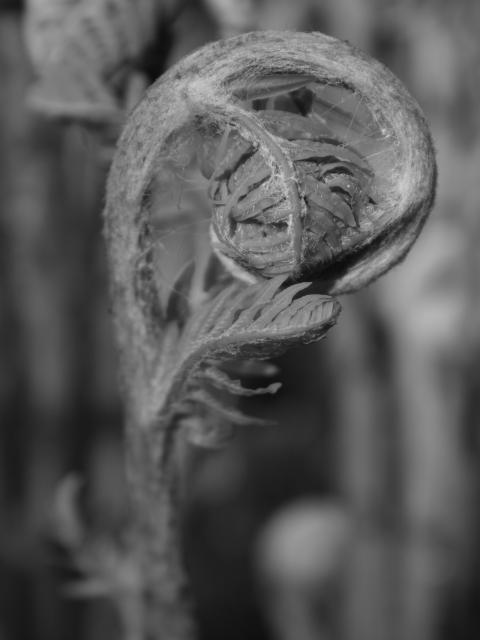
#> input picture Project/Microsoft-Database/gray-imgs/106_0608.png, 480 x 640 px; its folder holds only this picture in this run
$ python JPEG_BW_compression.py
#> lines starting #> are read from the running program, lines starting #| are printed output that depends on the picture
### Project/sol/22B0910_22B1036_22B1839/Basic-implementation/utils.py

from sympy import Matrix


class huffman_node(object):
    def __init__(self, prob = 0,right=None, left = None, name = "parent"):
        self.prob = prob
        self.right = right
        self.left = left
        self.name = name


    # operator overloading in order to be able to compare nodes when sorting them

    def __lt__(self, node):
        return self.prob < node.prob

    def __gt__(self, node):
        return self.prob > node.prob

    def __le__(self, node):
        return self.prob <= node.prob

    def __ge__(self, node):
        return self.prob >= node.prob

    # traversing the tree to get the appropriate code table
    # the method returns nothing, so we need to pass code_table by reference
    def traverse(self, code_table,code=""):
        if self.right is None: # has no children
            code_table[self.name] = code
        else: # there are children
            self.right.traverse(code_table,code + "0")
            self.left.traverse( code_table,code+"1")

    # override the __str__() and __repr__() methods for proper string representation

    # [4 lines left out: function __str__, not called in this run]

    def __repr__(self):
        return str(self)

    # Dsiplaying the tree: the code to display the tree is from
    # https://stackoverflow.com/questions/34012886/print-binary-tree-level-by-level-in-python/34014370

    # [28 lines left out: functions display, _display_aux, not called in this run]


def extract_probs(array):
    '''
    Returns a dictionary of symbols to their probabilities as they are in the text file
    The probability of each symbol = number of symbol occurence / total symbols occurences

    Arguments:
    array: the array of symbols to be encoded

    Returns:
    symbols_dict: A dictionary where the keys are the symbols, and the symbol probability
               is the value
    '''

    # initiate the symbols dictionary
    symbols_dict = {}

    # First we set the value associated to each symbol as the number of occurences
    # in the text file
    for symbol in array:
        symbols_dict[symbol] = symbols_dict.get(symbol, 0) + 1

    # Then we get the total length of the text file
    total_length = len(array)

    # The probability is then the number of occurences of each symbol divided by
    # the total length of the text file
    for symbol in symbols_dict:
        symbols_dict[symbol] /= total_length

    return symbols_dict


def generate_huffman_tree(sorted_nodes, node_disp = False):
    '''
    returns the huffman tree of a list of symbol nodes recursively
    The function receives a list of sorted nodes, and merges the smallest 2 nodes, adding their probability
    Then the function recursively calls itself using the merged node instead of the smaller nodes

    Arguments
    sorted_nodes: a list of sorted nodes ascendingly, based on the probability of the associated symbol
    node_disp: a flag whether or not to print each new combined node

    Returns
    the last remaining node, which is the huffman tree
    '''
    if(len(sorted_nodes) == 1):
        # this means we have only one node, which is the parent node of the huffman tree
        return sorted_nodes[0]
    else:
        sorted_nodes = sorted(sorted_nodes)

        # the 2 smallest probabilities
        smallest, second_smallest = sorted_nodes[0], sorted_nodes[1]

        # merge them into a single node
        new_node = huffman_node(prob = smallest.prob+second_smallest.prob, name = "({}, {})".format(second_smallest.name, smallest.name))
        new_node.left = second_smallest
        new_node.right = smallest

        #show the merged node
        if node_disp:
            print("new_node")#
            new_node.display()
            print("\n \n==============================================================")

        # the new array: remove the smallest 2 symbols and add the merged node
        new_array = sorted_nodes[2:]
        new_array.append(new_node)
        return generate_huffman_tree(new_array)


def get_encoded_string(array,dic):
    '''Returns the bit representation of the encoded symbols using haufmann tree

    Arguments:
    array: the array of symbols we want to encode
    dic: The haufmann dictionary which maps each symbol into its corresponding hauffman code

    Returns:
    out: the bit representation of the file using hauffman code
    '''

    out="" #initialize the output string

    # append the coded symbols
    for symbol in array:
        out+=dic[symbol]
    return out


def encode_huffman(array):
    '''Performs huffman encoding on the txt_file

    Arguments:
    array: array of symbols to be encoded

    Returns:
    encoded_string: The bit representation of huffman code
    huffman_tree: The tree used in the encoding, and will be used for decoding
    '''
    symbols_dict = extract_probs(array)

    #generate node array
    nodes = [huffman_node(prob = symbols_dict[symbol], name = symbol) for symbol in symbols_dict]

    #generate the huffman tree and the huffman dict
    huffman_tree = generate_huffman_tree(nodes)
    huffman_dict = {}
    huffman_tree.traverse(code_table = huffman_dict)

    #return the encoded string based on the huffman dict, the huffman tree, the huffman dict (symbol => new bits)
    # and the symbols dict (Symbol => probablility)
    return get_encoded_string(array, huffman_dict), huffman_tree, huffman_dict, symbols_dict


def decode_huffman(encoded, huffman_tree):
    '''
    returns the decoded stream of symbols
    The function receives a bit stream of the encoded sequnce along with its encoding huffman tree then iterating on the stream of bits one by one while
    traversing the huffman tree with each bit. If a leave is reached take its name and put it in the decoded sequence then go back to the base node of
    the tree again.

    Arguments
    encoded: a bit string stream of encoded sequence
    huffman_tree: the base node of the huffman tree that encoded the stream

    Returns
    the decoded stream of symbols
    '''
    #Current node of the first bit is base of the tree
    current_node = huffman_tree
    #initialing empty decoded sequence
    decoded = []
    for i in encoded: #looping over each bit the encoded stream of bits
        if i=="1": # if bit equals 1 then go left
            current_node = current_node.left
        else:# if bit equals 0 then go right
            current_node = current_node.right
         # if a leave is reached, indicating a symbol, then take its name (the symbol) and append it to the decoded sequence
        if current_node.right is None:
            decoded.append(current_node.name)
            current_node = huffman_tree

    return decoded

### Project/sol/22B0910_22B1036_22B1839/Basic-implementation/JPEG_BW_compression.py
import numpy as np
import cv2
import matplotlib.pyplot as plt
import matplotlib.image as mpimg
from utils import *
import glob
import os
from datetime import datetime as time


# Standard JPEG Quantization Table for Luminance
BASE_QTABLE = np.array(
    [
        [16, 11, 10, 16, 24, 40, 51, 61],
        [12, 12, 14, 19, 26, 58, 60, 55],
        [14, 13, 16, 24, 40, 57, 69, 56],
        [14, 17, 22, 29, 51, 87, 80, 62],
        [18, 22, 37, 56, 68, 109, 103, 77],
        [24, 35, 55, 64, 81, 104, 113, 92],
        [49, 64, 78, 87, 103, 121, 120, 101],
        [72, 92, 95, 98, 112, 100, 103, 99],
    ]
)


def calculate_rmse(original, compressed):
    """Compute the Root Mean Squared Error (RMSE) between two images."""
    sum_sq = np.sum((original.astype("float")) ** 2)
    forbenius_norm = np.sqrt(sum_sq / float(original.shape[0] * original.shape[1]))
    return np.sqrt(np.mean((original - compressed) ** 2))/forbenius_norm


def calculate_bpp(file_size_bytes, image_shape):
    """Compute Bits Per Pixel (BPP) for the compressed image."""
    total_pixels = image_shape[0] * image_shape[1]
    return (file_size_bytes * 8) / total_pixels


def get_DCT_matrix(size):
    """Returns the normalised square matrix, used in the computation of the Discrete Cosine Transform

    Argument:
    size: the size of the matrix, which is the size of each basis vector. This must be equal to the length
            of the signal to be transformed, obviously

    Returns:
    DCT_matrix: The required DCT matrix
    """
    # initializing x and m
    x = np.arange(start=0, stop=size).reshape(1, size)  # row vector
    x = 2 * x + 1
    m = np.arange(start=0, stop=size).reshape(size, 1)  # column vector

    # the outer product
    matrix = np.dot(m, x)

    # taking the cosine
    DCT_matrix = np.cos(matrix * np.pi / 2 / size)

    # normalizing, dividing each basis by its magnitude
    # DCT_matrix[0, :] *= np.sqrt(1/size)
    # DCT_matrix[1:,:] *= np.sqrt(2/size)

    return DCT_matrix


DCT_MATRIX = get_DCT_matrix(8)


def DCT_2D(in_block):
    """computes the DCT transform of the incoming signal
    Arguments:
    in_block: the input 2D signal


    Returns:
    dct_coeff: The normalised DCT coefficients corresponding to this block
    """

    # First some input validation
    row, col = in_block.shape
    assert row == 8 and col == 8

    # DCT computation
    Intermediate = np.dot(DCT_MATRIX, in_block)
    dct_coeff = np.dot(Intermediate, DCT_MATRIX.T)

    # scaling
    dct_coeff[0, 0] /= 64
    dct_coeff[0, 1:] /= 32
    dct_coeff[1:, 0] /= 32
    dct_coeff[1:, 1:] /= 16

    return dct_coeff


def IDCT_2D(in_block):
    """computes the IDCT transform of the incoming DCT coefficients block
    Arguments:
    in_block: the input 2D DCT coefficients


    Returns:
    inverted: The result of the IDCT
    """
    # First some input validation
    row, col = in_block.shape
    assert row == 8 and col == 8

    # DCT computation

    Intermediate = np.dot(DCT_MATRIX.T, in_block)
    inverted = np.dot(Intermediate, DCT_MATRIX)

    return inverted


def generate_qtable(base_qtable, q_factor):
    """
    Generate a JPEG quantization table for a given quality factor.

    Args:
        base_qtable (np.ndarray): Base quantization table.
        q_factor (int): Quality factor (1 to 100).

    Returns:
        np.ndarray: Scaled quantization table.
    """
    # Compute scaling factor
    scale = 50 / q_factor if q_factor < 50 else 2 - q_factor / 50
    # Scale and clip the quantization table
    scaled_qtable = np.clip(base_qtable * scale, 1, 255)
    return np.round(scaled_qtable).astype(int)


def divide_quant(block, q_table):
    """Divides the each element in the block by the corresponding element in the Quantization table, then rounds

    Arguments:
    block: The block to be divided by the table
    q_table: The Quantization table "ones by default"

    Returns: The result of dividing, then rounding
    """
    res = block / q_table
    res = res.astype(np.int64)  # rounding
    return res


# At the decoder, we multiply by the Q_table
def multiply_quant(block, q_table):
    return block * q_table


def get_ZigZag_indices(size):
    """Returns the order of indeces to be parsed in zigzag parsing

    Arguments:
    size: The size of the square matrix to be parsed

    Returns:
    indeces: indeces ordered according to zigzag parsing
    """
#> called with size = 8

    # this will hold the first half
    indeces = []
    # this will hold the second half indeces
    reversed_indeces = []

    for i in range(size):
        for j in range(i + 1):
            # if odd
            if i % 2 != 0:
                indeces.append((j, i - j))
                reversed_indeces.append((size - 1 - j, size - 1 - i + j))
            # if even
            else:
                indeces.append((i - j, j))
                reversed_indeces.append((size - 1 - i + j, size - 1 - j))

    # reverse
    reversed_indeces = reversed_indeces[::-1]
    # exclude the main diagonal part because it is repeated
    indeces = indeces[:-size]
    # merge the two lists
    indeces.extend(reversed_indeces)

    return indeces


# the ZIGZAG indices will be a global variable.
ZIG_ZAG_INDICES = get_ZigZag_indices(8)
ZIG_ZAG_ROW, ZIG_ZAG_COL = zip(*ZIG_ZAG_INDICES)


def encode_runlength(array):
    """Returns the encoded array using runlength code
    The function will apply runlength to "0" because it is the most occuring element

    Arguments:
    array: a 1D numpy array to be encoded

    Returns: a 1D list, encoded using runlength
    """
    encoded = []
    counter = 0

    # this for loop will handle zeros that are interrupted before array ends
    for element in array:
        if element == 0:  # if element is zero, increment counter
            counter += 1
        else:  # if not, check if we were in a zero sequence
            if counter != 0:
                # zero sequence interrupted
                encoded.extend([0, counter])
                # reset counter
                counter = 0

            # add the non zero element to the array
            encoded.append(element)

    # This handles trailing zeros
    if counter != 0:
        encoded.extend([0, counter])
    return encoded


def decode_runlength(array):
    """Decodes the runlength code of zeros
    Argument:
    array: a 1D numpy array of runlength code

    Returns: The original 1D sequence as a numpy array
    """
    decoded = []
    index = 0
    while index < len(array):
        if array[index] == 0:  # zero detected
            count = array[index + 1]
            # recreate the zero sequence
            zero_seq = [0] * count
            # append the zero sequence
            decoded.extend(zero_seq)
            # update the index by 2 to bypass the count
            index += 2
        else:  # not a zero
            decoded.append(array[index])
            index += 1
    return np.array(decoded)


def pad_image(image):
    """Zero pads the image if necessary to be composed of 8x8 blocks

    Arguments:
    image: a 2D numpy matrix

    Returns:
    padded_image: a padded image with both dimensions as multiples of 8
    """

    # initializing the padded dims to rows and cols
    row_padded, col_padded = image.shape

    # padding the rows if they are not multiples of 8
    if row_padded % 8 != 0:
        row_padded = row_padded + (8 - row_padded % 8)
    # padding the cols
    if col_padded % 8 != 0:
        col_padded = col_padded + (8 - col_padded % 8)

    # if no padding happened, return the original image
    if (row_padded, col_padded) == image.shape:
        return image

    (row, col) = image.shape
    # initialize with new dims
    padded_image = np.zeros((row_padded, col_padded))

    # assign the old image to its right place
    padded_image[0:row, 0:col] = image

    return padded_image


def blockify(image):
    """Returns a list of image blocks
    Arguments:
    image: a 2D matrix representing a matrix

    Returns
    blocks: a list of 8x8 blocks
    """
    # zero pad if necessary
    image_padded = pad_image(image)
    # initialize the blocks list
    blocks = []
    # find out the number of blocks across each dim
    row, col = image_padded.shape
    n_block_row = int(row / 8)
    n_block_col = int(col / 8)
    # unenroll
    for i in range(n_block_row):
        for j in range(n_block_col):
            current_block = image_padded[i * 8 : (i + 1) * 8, j * 8 : (j + 1) * 8]
            blocks.append(current_block)

    return blocks, image_padded.shape


def encode_JPEG(image, q_table):
    """Performs JPEG compression on the image

    Arguments:
    image: a 2D matrix representing the grayscale image
    q_table: The qunatization table used while compressing

    Returns:
    huff_stream: The stream of bits obtained from the Huffman encoding
    huff_tree: The tree that holds the coding scheme. Essential for decoding
    huff_dict: A dictionary which maps each symbol to its assigned code by the Huffman code
    padded_shape: The size of the padded image. Will be usefull for reconstructing the image
    """
    # dividing into blocks
    blocks, padded_shape = blockify(image)

    # initializing the stream
    stream = []
    # for each block
    for block in blocks:
        # applying 2D DCT
        DCT_block = DCT_2D(block)

        # dividing by quantization matrix
        q_block = divide_quant(DCT_block, q_table)

        # zigzag unrolling or spreading
        vector = q_block[ZIG_ZAG_ROW, ZIG_ZAG_COL]

        # Runlength
        rn_vector = encode_runlength(vector)

        # appending to stream
        stream.extend(rn_vector)

    # Now that we have the stream, apply huffman encoding
    huff_stream, huff_tree, huff_dict, symb_dict = encode_huffman(stream)

    return huff_stream, huff_tree, huff_dict, symb_dict, padded_shape


def decode_jpeg(hf_stream, hf_tree, image_dims, q_table):
    """Decodes a Huffman stream into a 2D representation of grayscale image
    Arguments:
    hf_stream: The Stream of bits obtained from huffman code
    hf_tree: The Huffman tree to be used in decoding
    image_dims: The dimension of the image to be decoded
    q_table: The qunatization table that will be multipllied by each block before IDCT

    Returns:
    ret_image: The 2D decoded image
    """
    # init the returned image
    ret_image = np.empty(image_dims)

    # The number of blocks along the columns
    n_block_col = int(image_dims[1] / 8)

    # decode the huffman stream
    dec_hf = decode_huffman(hf_stream, hf_tree)

    # runlength decode
    dec_rn = decode_runlength(dec_hf)

    # Divide the decoded runlength into chunks of 64 elements
    # each rolled chunk will be multiplied by q_table and grouped into a decoded image
    n_chunks = int(len(dec_rn) / 64)

    for i in range(n_chunks):
        chunk = dec_rn[i * 64 : (i + 1) * 64]

        # roll it into a 2D matrix
        rolled = np.empty((8, 8))
        rolled[ZIG_ZAG_ROW, ZIG_ZAG_COL] = chunk

        # multiply by q_table
        rolled = rolled * q_table

        # IDCT and grouping
        row_index = int(i / n_block_col)
        col_index = i % n_block_col
        ret_image[
            row_index * 8 : (row_index + 1) * 8, col_index * 8 : (col_index + 1) * 8
        ] = IDCT_2D(rolled)
        # resize the image to the original size
        ret_image = ret_image[: image_dims[0], : image_dims[1]]

    return ret_image


def rmse_bpp(original, q_tables, image_dims, output_dir):
    """Compute the RMSE and BPP for different quality factors.
    Arguments:
    original: The original image.
    q_tables: A dictionary of quality factors and their corresponding quantization tables.
    image_dims: The dimensions of the original image.
    output_dir: The directory to save the compressed images.

    Returns:
    bpps: List of bits per pixel for each quality factor.
    rmses: List of RMSE values for each quality factor.

    """

    bpps = []
    rmses = []
    for q_factor, q_table in q_tables.items():
        start = time.now()
        hf_stream, hf_tree, hf_dict, symb_dict, dims = encode_JPEG(original, q_table)
        decoded = decode_jpeg(hf_stream, hf_tree, dims, q_table)
        path = os.path.join(output_dir, f"{q_factor}.jpg")
        mpimg.imsave(path, decoded, cmap="gray")
        # size = os.path.getsize(path)
        size = len(hf_stream)
        rmse = calculate_rmse(original, decoded)
        bpp = calculate_bpp(size, image_dims)

        bpps.append(bpp)
        rmses.append(rmse)
        end = time.now()
        time_taken = ((end - start).total_seconds() * 1000).__round__(2)

        print(f"\tProcessed for quality factor {q_factor}...\t\t\t{time_taken} ms")

    return bpps, rmses


def main():
    # load the images from Microsodt-Database folder
    dir_path = "../Microsoft-Database/gray-imgs"
    files = glob.glob(dir_path + "/*.png")
    img_path = "output/compressed_imgs"
    # original_path = "output/original_imgs"
    plot_path = "output/plot.png"

    imgs = []
    for file in files:
        img = cv2.imread(file, cv2.IMREAD_GRAYSCALE)
#> img is the input picture: shape (640, 480); min 10, max 209, mean 89.2
        imgs.append(img)

    q_factors = [10, 20, 35, 40, 50, 65, 80, 95]

    q_tables = {q: generate_qtable(BASE_QTABLE, q) for q in q_factors}

    os.makedirs(img_path, exist_ok=True)
    # os.makedirs(original_path, exist_ok=True)

    plt.figure(figsize=(30, 30))
    for i in range(len(imgs)):
        print(f"Processing image {i+1}...")
        os.makedirs(f"{img_path}/img{i+1}", exist_ok=True)
        # mpimg.imsave(f"{original_path}/img{i+1}.jpg", imgs[i], cmap="gray")
        bpps, rmses = rmse_bpp(imgs[i], q_tables, imgs[i].shape, f"{img_path}/img{i+1}")
        plt.plot(bpps, rmses, label=f"img{i+1}", marker="o", linewidth=2, markersize=15)
#> this loop made 1 pass
#> (printed output is left out)
#> pass 1, in rmse_bpp, `mpimg.imsave(path, decoded, cmap="gray")`:
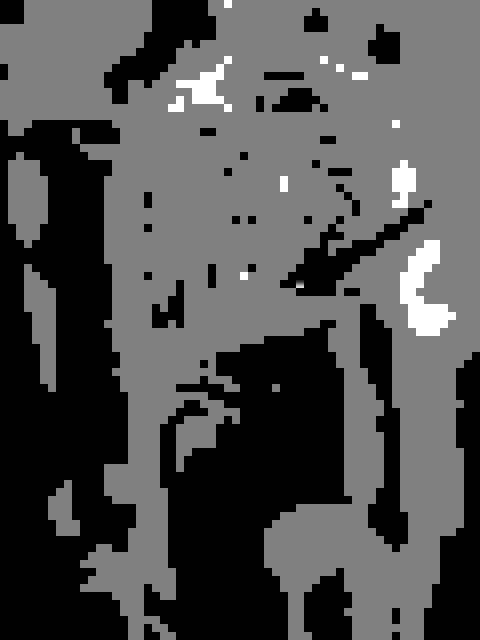
#> saved as 10.jpg: shape (640, 480, 3); min 0, max 255, mean 78.9
#> pass 1, in rmse_bpp, `mpimg.imsave(path, decoded, cmap="gray")`:
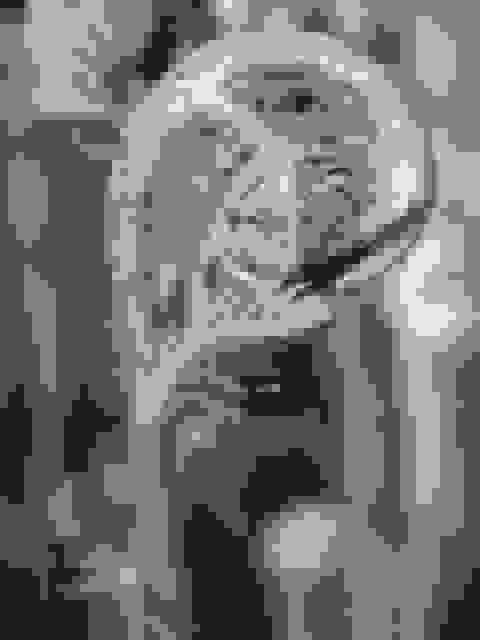
#> saved as 20.jpg: shape (640, 480, 3); min 0, max 255, mean 115.8
#> pass 1, in rmse_bpp, `mpimg.imsave(path, decoded, cmap="gray")`:
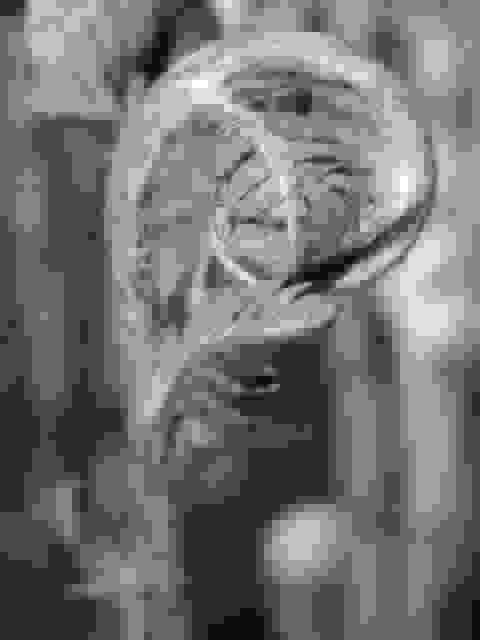
#> saved as 35.jpg: shape (640, 480, 3); min 0, max 255, mean 115.2

    plt.xlabel("Bits Per Pixel (BPP)", fontsize=20)
    plt.ylabel("Root Mean Squared Error (RMSE)", fontsize=20)
    plt.title("RMSE vs BPP for different quality factors", fontsize=30)
    plt.xticks(fontsize=20)
    plt.grid()
    plt.legend(fontsize=15)
    plt.savefig(plot_path)
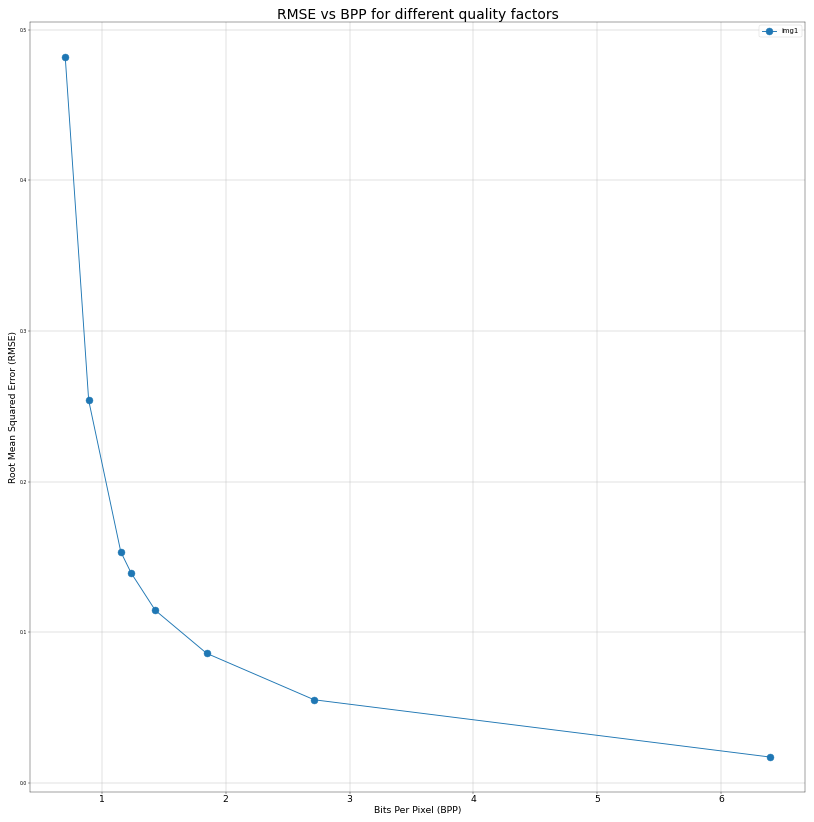
#> figure drawn by matplotlib, 1 panel


if __name__ == "__main__":
    main()
